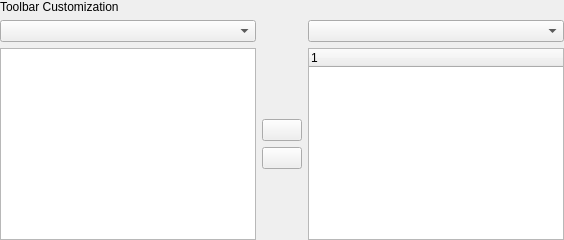
     <widget class="QWidget" name="pageToolbars">
      <layout class="QVBoxLayout">
       <property name="margin">
        <number>0</number>
       </property>
       <item>
        <widget class="QLabel" name="label_20">
         <property name="text">
          <string>Toolbar Customization</string>
         </property>
        </widget>
       </item>
       <item>
        <layout class="QGridLayout" name="_2">
         <item row="1" column="1">
          <widget class="QListWidget" name="listCustomToolBar">
           <property name="movement">
            <enum>QListView::Free</enum>
           </property>
          </widget>
         </item>
         <item row="1" column="2">
          <layout class="QVBoxLayout" name="_3">
           <item>
            <spacer name="verticalSpacer_3">
             <property name="orientation">
              <enum>Qt::Vertical</enum>
             </property>
             <property name="sizeHint" stdset="0">
              <size>
               <width>20</width>
               <height>40</height>
              </size>
             </property>
            </spacer>
           </item>
           <item>
            <widget class="QPushButton" name="pbToToolbar">
             <property name="text">
              <string/>
             </property>
             <property name="icon">
              <iconset resource="texstudio.qrc">
               <normaloff>:/images/left.png</normaloff>:/images/left.png</iconset>
             </property>
            </widget>
           </item>
           <item>
            <widget class="QPushButton" name="pbFromToolbar">
             <property name="text">
              <string notr="true"/>
             </property>
             <property name="icon">
              <iconset resource="texstudio.qrc">
               <normaloff>:/images/right.png</normaloff>:/images/right.png</iconset>
             </property>
            </widget>
           </item>
           <item>
            <spacer name="spacer">
             <property name="orientation">
              <enum>Qt::Vertical</enum>
             </property>
             <property name="sizeHint" stdset="0">
              <size>
               <width>20</width>
               <height>40</height>
              </size>
             </property>
            </spacer>
           </item>
          </layout>
         </item>
         <item row="0" column="1">
          <widget class="QComboBox" name="comboBoxToolbars"/>
         </item>
         <item row="0" column="3">
          <widget class="QComboBox" name="comboBoxActions"/>
         </item>
         <item row="1" column="3">
          <widget class="QTreeWidget" name="treePossibleToolbarActions">
           <property name="rootIsDecorated">
            <bool>false</bool>
           </property>
           <property name="animated">
            <bool>true</bool>
           </property>
           <property name="allColumnsShowFocus">
            <bool>true</bool>
           </property>
           <column>
            <property name="text">
             <string>1</string>
            </property>
           </column>
          </widget>
         </item>
        </layout>
       </item>
      </layout>
     </widget>
